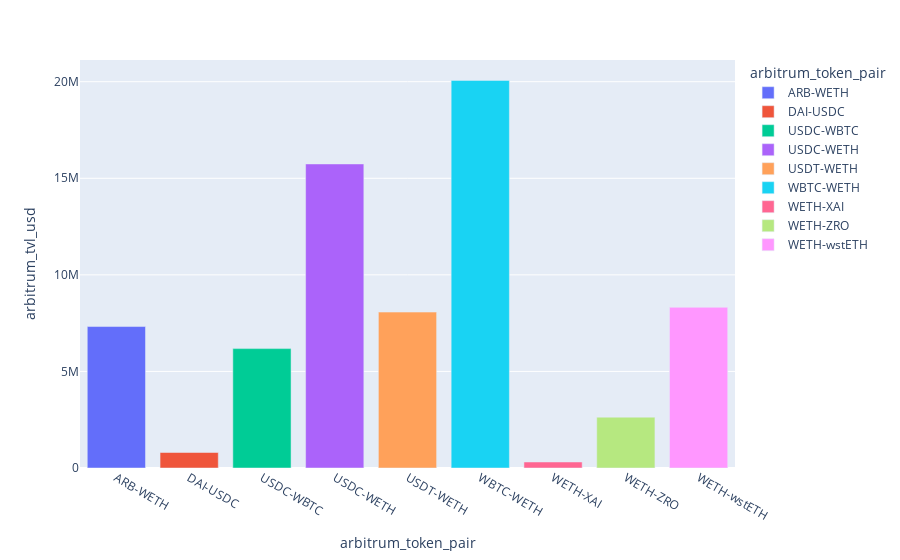

The notebook cell saved with this chart:
### Code cell
agg_tp_tvl_graph = px.bar(aggregated_arb_tp, x=aggregated_arb_tp.index, y='arbitrum_tvl_usd', color=aggregated_arb_tp.index)
agg_tp_tvl_graph.show()

### Figure 1 — Plotly figure (JSON) as saved in the notebook; plotly's stock layout.template omitted (floating-point values rounded to 4 significant figures)
{"data": [{"alignmentgroup": "True", "hovertemplate": "arbitrum_token_pair=%{x}<br>arbitrum_tvl_usd=%{y}<extra></extra>", "legendgroup": "ARB-WETH", "marker": {"color": "#636efa", "pattern": {"shape": ""}}, "name": "ARB-WETH", "offsetgroup": "ARB-WETH", "orientation": "v", "showlegend": true, "textposition": "auto", "type": "bar", "x": ["ARB-WETH"], "xaxis": "x", "y": [7324000.0], "yaxis": "y"}, {"alignmentgroup": "True", "hovertemplate": "arbitrum_token_pair=%{x}<br>arbitrum_tvl_usd=%{y}<extra></extra>", "legendgroup": "DAI-USDC", "marker": {"color": "#EF553B", "pattern": {"shape": ""}}, "name": "DAI-USDC", "offsetgroup": "DAI-USDC", "orientation": "v", "showlegend": true, "textposition": "auto", "type": "bar", "x": ["DAI-USDC"], "xaxis": "x", "y": [802600.0], "yaxis": "y"}, {"alignmentgroup": "True", "hovertemplate": "arbitrum_token_pair=%{x}<br>arbitrum_tvl_usd=%{y}<extra></extra>", "legendgroup": "USDC-WBTC", "marker": {"color": "#00cc96", "pattern": {"shape": ""}}, "name": "USDC-WBTC", "offsetgroup": "USDC-WBTC", "orientation": "v", "showlegend": true, "textposition": "auto", "type": "bar", "x": ["USDC-WBTC"], "xaxis": "x", "y": [6181000.0], "yaxis": "y"}, {"alignmentgroup": "True", "hovertemplate": "arbitrum_token_pair=%{x}<br>arbitrum_tvl_usd=%{y}<extra></extra>", "legendgroup": "USDC-WETH", "marker": {"color": "#ab63fa", "pattern": {"shape": ""}}, "name": "USDC-WETH", "offsetgroup": "USDC-WETH", "orientation": "v", "showlegend": true, "textposition": "auto", "type": "bar", "x": ["USDC-WETH"], "xaxis": "x", "y": [15740000.0], "yaxis": "y"}, {"alignmentgroup": "True", "hovertemplate": "arbitrum_token_pair=%{x}<br>arbitrum_tvl_usd=%{y}<extra></extra>", "legendgroup": "USDT-WETH", "marker": {"color": "#FFA15A", "pattern": {"shape": ""}}, "name": "USDT-WETH", "offsetgroup": "USDT-WETH", "orientation": "v", "showlegend": true, "textposition": "auto", "type": "bar", "x": ["USDT-WETH"], "xaxis": "x", "y": [8072000.0], "yaxis": "y"}, {"alignmentgroup": "True", "hovertemplate": "arbitrum_token_pair=%{x}<br>arbitrum_tvl_usd=%{y}<extra></extra>", "legendgroup": "WBTC-WETH", "marker": {"color": "#19d3f3", "pattern": {"shape": ""}}, "name": "WBTC-WETH", "offsetgroup": "WBTC-WETH", "orientation": "v", "showlegend": true, "textposition": "auto", "type": "bar", "x": ["WBTC-WETH"], "xaxis": "x", "y": [20070000.0], "yaxis": "y"}, {"alignmentgroup": "True", "hovertemplate": "arbitrum_token_pair=%{x}<br>arbitrum_tvl_usd=%{y}<extra></extra>", "legendgroup": "WETH-XAI", "marker": {"color": "#FF6692", "pattern": {"shape": ""}}, "name": "WETH-XAI", "offsetgroup": "WETH-XAI", "orientation": "v", "showlegend": true, "textposition": "auto", "type": "bar", "x": ["WETH-XAI"], "xaxis": "x", "y": [311100.0], "yaxis": "y"}, {"alignmentgroup": "True", "hovertemplate": "arbitrum_token_pair=%{x}<br>arbitrum_tvl_usd=%{y}<extra></extra>", "legendgroup": "WETH-ZRO", "marker": {"color": "#B6E880", "pattern": {"shape": ""}}, "name": "WETH-ZRO", "offsetgroup": "WETH-ZRO", "orientation": "v", "showlegend": true, "textposition": "auto", "type": "bar", "x": ["WETH-ZRO"], "xaxis": "x", "y": [2632000.0], "yaxis": "y"}, {"alignmentgroup": "True", "hovertemplate": "arbitrum_token_pair=%{x}<br>arbitrum_tvl_usd=%{y}<extra></extra>", "legendgroup": "WETH-wstETH", "marker": {"color": "#FF97FF", "pattern": {"shape": ""}}, "name": "WETH-wstETH", "offsetgroup": "WETH-wstETH", "orientation": "v", "showlegend": true, "textposition": "auto", "type": "bar", "x": ["WETH-wstETH"], "xaxis": "x", "y": [8320000.0], "yaxis": "y"}], "layout": {"barmode": "relative", "legend": {"title": {"text": "arbitrum_token_pair"}, "tracegroupgap": 0}, "margin": {"t": 60}, "xaxis": {"anchor": "y", "categoryarray": ["ARB-WETH", "DAI-USDC", "USDC-WBTC", "USDC-WETH", "USDT-WETH", "WBTC-WETH", "WETH-XAI", "WETH-ZRO", "WETH-wstETH"], "categoryorder": "array", "domain": [0, 1], "title": {"text": "arbitrum_token_pair"}}, "yaxis": {"anchor": "x", "domain": [0, 1], "title": {"text": "arbitrum_tvl_usd"}}}}
